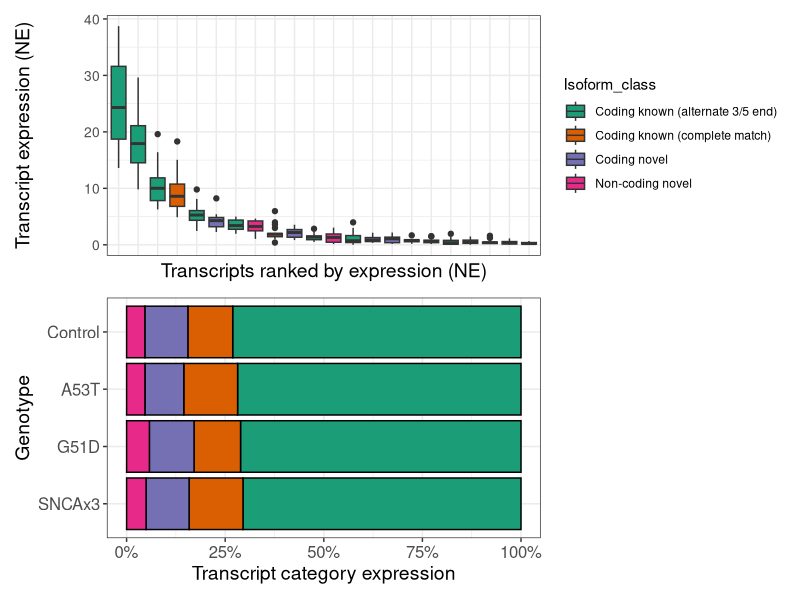

Write R code to recreate this figure.
# Load libraries ----------------------------------------------------------

library(tidyverse)
library(here)
library(ggforce)
library(patchwork)

# Load data ---------------------------------------------------------------

sqanti_class <-
  list(
    iPSC = read.table(here::here("docs", "iPSC", "SNCA_iPSC_classification_filtered.txt"), header = TRUE, sep="\t"),
    Brain = read.table(here::here("docs", "Brain_regions", "SNCA_RFC1_classification_filtered.txt"), header = TRUE, sep="\t")
  )

# Main --------------------------------------------------------------------

iPSC <-
  sqanti_class$iPSC %>% 
  rename_with(~paste0("", gsub("NFLR.Clontech_5p..|_3p", "", .)),
              starts_with('NFLR.Clontech_5p..')) %>% 
  
  # remove ASO samples
  dplyr::select(!ends_with("_M")) %>% 
  
  dplyr::select(isoform, 
                Isoform_class, 
                starts_with(c("045", "828", "829", "831", "C1", "C2", "C3", "C4"))) %>% 
  
  pivot_longer(!c(Isoform_class, isoform), names_to = "Sample", values_to = "count") %>%
  
  dplyr::mutate(Genotype = case_when(grepl("045", Sample) ~ "G51D",
                                     grepl("828|829", Sample) ~ "A53T",
                                     grepl("831", Sample) ~ "SNCAx3",
                                     grepl("C1|C2|C3|C4", Sample) ~ "Control"))


## Plot transcript category expression ##

iPSC_transcript_category_expression_plot <-

aggregate(count ~ Isoform_class + Genotype, 
          data = iPSC, 
          FUN = "sum") %>% 
  
  ggplot(aes(x=factor(Genotype, levels = c("SNCAx3",
                                           "G51D",
                                           "A53T",
                                           "Control")), 
             y = count, 
             fill = Isoform_class)) + 
  geom_col(position="fill", colour = "black", show.legend = F) +
  scale_y_continuous(labels = scales::percent) +
  scale_fill_brewer(palette = "Dark2") +
  coord_flip() +
  labs(y = "Transcript category expression", x = "Genotype") +
  theme_bw() +
  theme(strip.text.x = element_text(size = 12),
        axis.title = element_text(size = 14),
        axis.text = element_text(size = 12))

## Plot unique transcript expression ##

iPSC_unique_transcript_expression_plot <-
  iPSC %>%  
  
  group_by(isoform) %>% 
  ggplot(aes(x = reorder(isoform, -count),
             y = count,
             fill = Isoform_class)) +
  geom_boxplot() +
  scale_fill_brewer(palette = "Dark2") +
  labs(y = "Transcript expression (NE)", x = "Transcripts ranked by expression (NE)") +
  theme_bw() +
  theme(strip.text.x = element_text(size = 12),
        axis.title = element_text(size = 14),
        axis.text = element_text(size = 10),
        axis.text.x = element_blank(),
        axis.ticks.x = element_blank())

# Save data ---------------------------------------------------------------

ggsave(
  plot = iPSC_unique_transcript_expression_plot / iPSC_transcript_category_expression_plot, 
  filename = "iPSC_transcript_expression_plot.png", 
  path = here::here("results"), 
  width = 9, 
  height = 6, 
  dpi = 600
)
